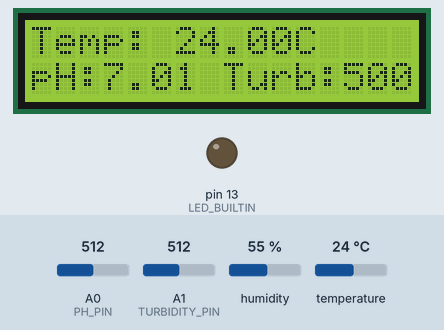
The sketch below on a simulated Arduino Uno, built with avr-gcc and run on an emulated ATmega328P. Parts: 16×2 character LCD, output pins drawn as LEDs (lit = HIGH). The test bench sets the inputs (shaded band); at power-on: temperature 24 °C, A0 (PH_PIN) = 512, A1 (TURBIDITY_PIN) = 512, humidity 55 %. The local clock reads 2024-03-15 10:24:30 at power-on unless the sketch sets it; EEPROM starts erased; what the sketch prints to the serial monitor is not drawn.

Above: at 7.6 s.
7.7 s: temperature set to 20.3 °C
At 15.8 s:
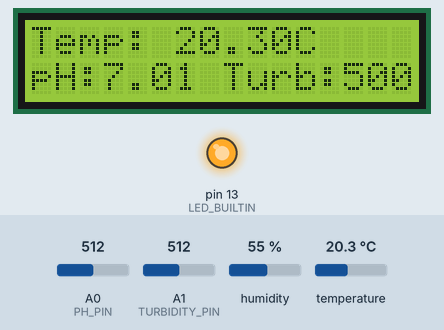
20.6 s: temperature set to 19.6 °C
At 31.4 s:
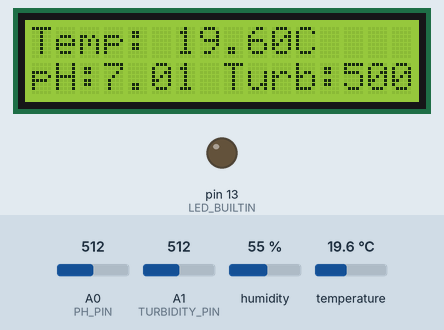
31.5 s: A0 (PH_PIN) set to 716
At 37.5 s:
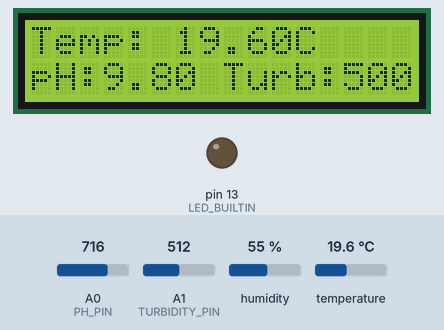
41.7 s: A1 (TURBIDITY_PIN) set to 716
At 48.1 s:
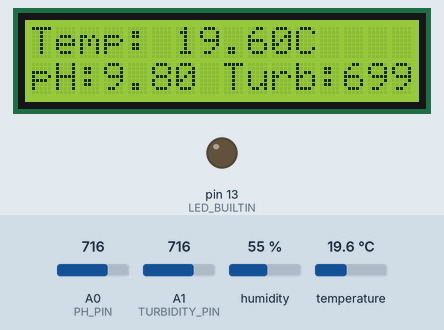
51.9 s: A0 (PH_PIN) set to 992
At 58.4 s:
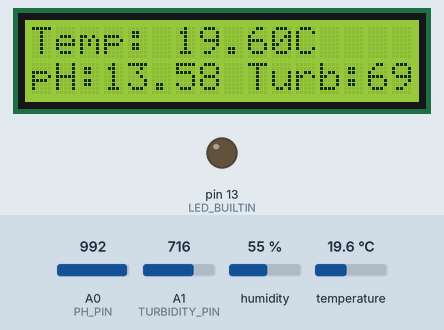
62.1 s: A1 (TURBIDITY_PIN) set to 992
At 68.9 s:
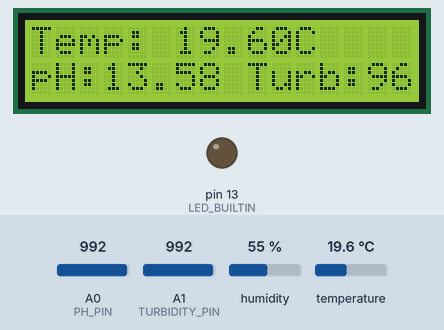
Timing chart, 0 to 73.2 s (numbered marks = the images above; inputs shaded):
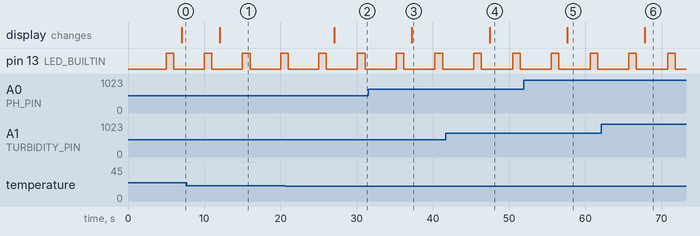

The sketch:

sketch_jun6a.ino
```cpp
#include <Wire.h>
#include <LiquidCrystal_I2C.h>
#include <DHT.h>
#include <EEPROM.h>
#include <RTClib.h>

#define DHTPIN 2
#define DHTTYPE DHT22

#define PH_PIN A0
#define TURBIDITY_PIN A1
#define LOG_OPTION 1     // Opção para ativar a leitura do log
#define SERIAL_OPTION 1  // Opção de comunicação serial: 0 para desligado, 1 para ligado
#define UTC_OFFSET -3    // Ajuste de fuso horário para UTC-3

DHT dht(DHTPIN, DHTTYPE);
LiquidCrystal_I2C lcd(0x27, 16, 2);
RTC_DS1307 rtc;

// Configurações da EEPROM
const int maxRecords = 100;
const int recordSize = 12; // Tamanho de cada registro em bytes
int startAddress = 0;
int endAddress = maxRecords * recordSize;
int currentAddress = 0;

float trigger_t_min = 20.0; // Exemplo: valor mínimo de temperatura
float trigger_t_max = 30.0; // Exemplo: valor máximo de temperatura
float trigger_ph_min = 6.0; // Exemplo: valor mínimo de pH
float trigger_ph_max = 8.0; // Exemplo: valor máximo de pH
float trigger_turb_min = 0.0; // Exemplo: valor mínimo de turbidez
float trigger_turb_max = 1000.0; // Exemplo: valor máximo de turbidez

unsigned long previousMillis = 0; // Armazena a última vez que a leitura foi feita
const long interval = 5000; // Intervalo de tempo entre as leituras (5 segundos)

void setup() {
    pinMode(LED_BUILTIN, OUTPUT);
    dht.begin();
    pinMode(PH_PIN, INPUT);
    pinMode(TURBIDITY_PIN, INPUT);
    Serial.begin(9600);
    lcd.init();
    lcd.backlight();
    if (!rtc.begin()) {
        Serial.println("RTC não encontrado!");
        while (1);
    }
    if (!rtc.isrunning()) {
        Serial.println("RTC não está funcionando, ajustando a data e hora...");
        rtc.adjust(DateTime(F(__DATE__), F(__TIME__)));
    }
    EEPROM.begin();
}

void loop() {
    unsigned long currentMillis = millis();

    if (currentMillis - previousMillis >= interval) {
        previousMillis = currentMillis;

        // Leitura dos sensores
        float temperature = dht.readTemperature();
        float phValue = analogRead(PH_PIN) * (14.0 / 1023.0);
        float turbidityValue = analogRead(TURBIDITY_PIN) * (1000.0 / 1023.0);

        // Obtenção do tempo atual
        DateTime now = rtc.now();
        int offsetSeconds = UTC_OFFSET * 3600;
        now = now.unixtime() + offsetSeconds;
        DateTime adjustedTime = DateTime(now);

        // Verificação e registro de dados fora dos limites
        if (LOG_OPTION) get_log();
        digitalWrite(LED_BUILTIN, HIGH);
        delay(1000);
        digitalWrite(LED_BUILTIN, LOW);
        delay(1000);
        if (temperature < trigger_t_min || temperature > trigger_t_max ||
            phValue < trigger_ph_min || phValue > trigger_ph_max ||
            turbidityValue < trigger_turb_min || turbidityValue > trigger_turb_max) {
            int tempInt = (int)(temperature * 100);
            int phInt = (int)(phValue * 100);
            int turbInt = (int)(turbidityValue * 100);
            EEPROM.put(currentAddress, now.unixtime());
            EEPROM.put(currentAddress + 4, tempInt);
            EEPROM.put(currentAddress + 6, phInt);
            EEPROM.put(currentAddress + 8, turbInt);
            getNextAddress();
        }

        // Impressão dos dados no monitor serial
        if (SERIAL_OPTION) {
            Serial.print(adjustedTime.day());
            Serial.print("/");
            Serial.print(adjustedTime.month());
            Serial.print("/");
            Serial.print(adjustedTime.year());
            Serial.print(" ");
            Serial.print(adjustedTime.hour() < 10 ? "0" : "");
            Serial.print(adjustedTime.hour());
            Serial.print(":");
            Serial.print(adjustedTime.minute() < 10 ? "0" : "");
            Serial.print(adjustedTime.minute());
            Serial.print(":");
            Serial.print(adjustedTime.second() < 10 ? "0" : "");
            Serial.print(adjustedTime.second());
            Serial.print(" Temp: ");
            Serial.print(temperature);
            Serial.print("°C   pH: ");
            Serial.print(phValue);
            Serial.print("   Turb: ");
            Serial.print(turbidityValue);
            Serial.print("\n");
        }

        // Exibição dos dados no LCD
        lcd.clear();
        lcd.setCursor(0, 0);
        lcd.print("Temp: ");
        lcd.print(temperature);
        lcd.print("C");
        lcd.setCursor(0, 1);
        lcd.print("pH:");
        lcd.print(phValue);
        lcd.print(" Turb:");
        lcd.print(turbidityValue);
    }
}

void getNextAddress() {
    currentAddress += recordSize;
    if (currentAddress >= endAddress) {
        currentAddress = 0;
    }
}

void get_log() {
    Serial.println("Data stored in EEPROM:");
    Serial.println("Timestamp\t\tTemperature\tpH\tTurbidity");

    for (int address = startAddress; address < endAddress; address += recordSize) {
        long timeStamp;
        int tempInt, phInt, turbInt;

        EEPROM.get(address, timeStamp);
        EEPROM.get(address + 4, tempInt);
        EEPROM.get(address + 6, phInt);
        EEPROM.get(address + 8, turbInt);

        if (timeStamp != 0xFFFFFFFF) {
            DateTime dt = DateTime(timeStamp);
            Serial.print(dt.timestamp(DateTime::TIMESTAMP_FULL));
            Serial.print("\t");
            Serial.print(tempInt / 100.0);
            Serial.print(" C\t\t");
            Serial.print(phInt / 100.0);
            Serial.print("\t");
            Serial.print(turbInt / 100.0);
            Serial.print("\n");
        }
    }
}
```

Measured:
- the behaviour switches between 20 and 19.9 °C on temperature (found by bisection; images 1 and 2)
- after the input at 7.7 s, the display: changes after 4.3 s (image 1)
- after the input at 20.6 s, the display: changes after 6.5 s (image 2)
- after the input at 31.5 s, the display: changes after 5.7 s (image 3)
- after the input at 41.7 s, the display: changes after 5.7 s (image 4)
- after the input at 51.9 s, the display: changes after 5.7 s (image 5)
- after the input at 62.1 s, the display: changes after 5.7 s (image 6)
- by itself, pin 13 (LED_BUILTIN): alternates HIGH for 1.0 s and LOW for 4.0 s
